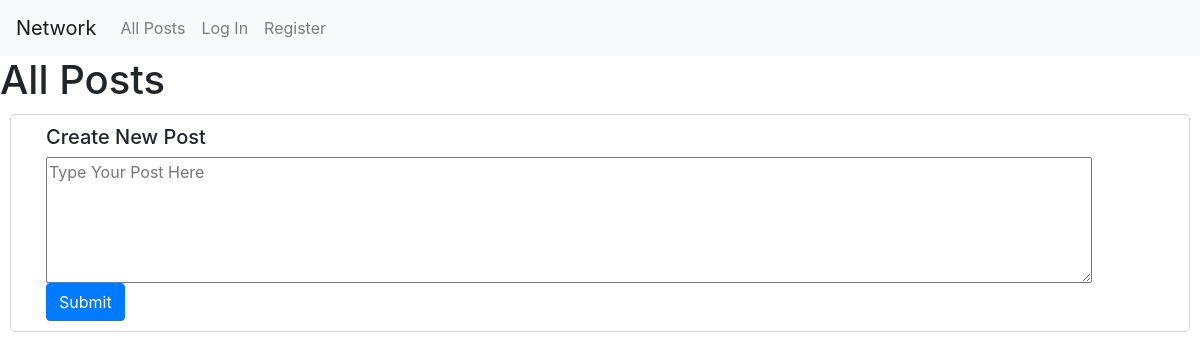
/, run on an earlier commit of the app's database.
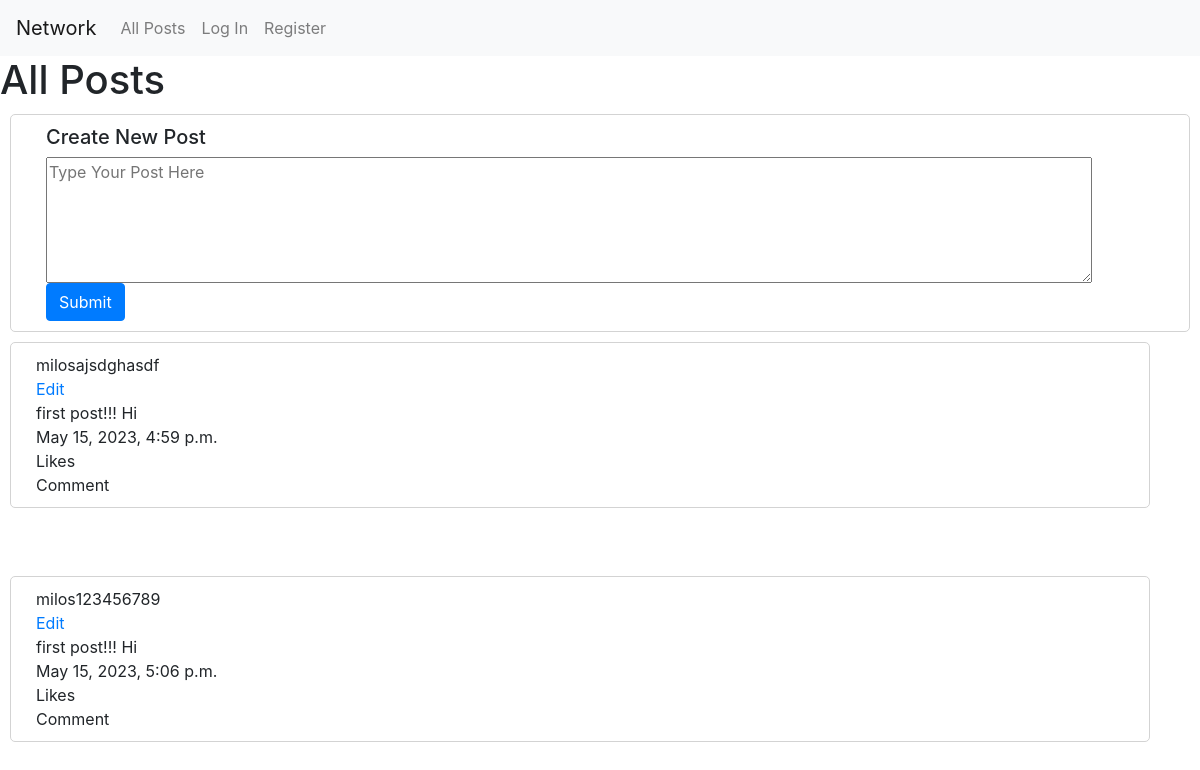
And on a later commit of the database.
### network/models.py (models this page shows)
class Post(models.Model):
    creator = models.ForeignKey(User, on_delete=models.CASCADE)
    content = models.CharField(max_length=512)
    datetime = models.DateTimeField(default=datetime.now())

class User(AbstractUser):
    pass

### network/views.py (the view)
# urls.py: path("", views.index, name="index"),
def index(request):
    posts = Post.objects.all()
    return render(request, "network/index.html", {"posts":posts})

### network/templates/network/index.html
{% extends "network/layout.html" %}
{% block body %}
    <h1>All Posts</h1>
    <div id = "post">
        <form id="compose-form">
            <div class="form-row">
                <h5>Create New Post</h5>
            </div>
            <div class="form-row">
                <textarea type="text" cols="100" rows="5" placeholder="Type Your Post Here"></textarea>
            </div>
            <div class="form-row">
                <input type="submit" class="btn btn-primary" Post>
            </div>
        </form>
    </div>
    {% include "network/postLayout.html" %}
{% endblock %}

### network/templates/network/postLayout.html
{% for post in posts %}
    <div class="container" id="post">
        <div class="row" >
            {{post.creator.username}}
        </div>
        <div class="row" >
            <a href="">Edit</a>
        </div>
        <div class="row" >
            {{post.content}}
        </div>
        <div class="row" >
            {{post.datetime}}
        </div>
        <div class="row" >
            Likes
        </div>
        <div class="row" >
            Comment
        </div>
    </div>
    <br>
    <br>
{% endfor %}

What changed in the data, as far as the page shows it:
added Post: creator.username "milosajsdghasdf", content "first post!!! Hi", datetime "May 15, 2023, 4:59 p.m."
added Post: creator.username "milos123456789", content "first post!!! Hi", datetime "May 15, 2023, 5:06 p.m."
